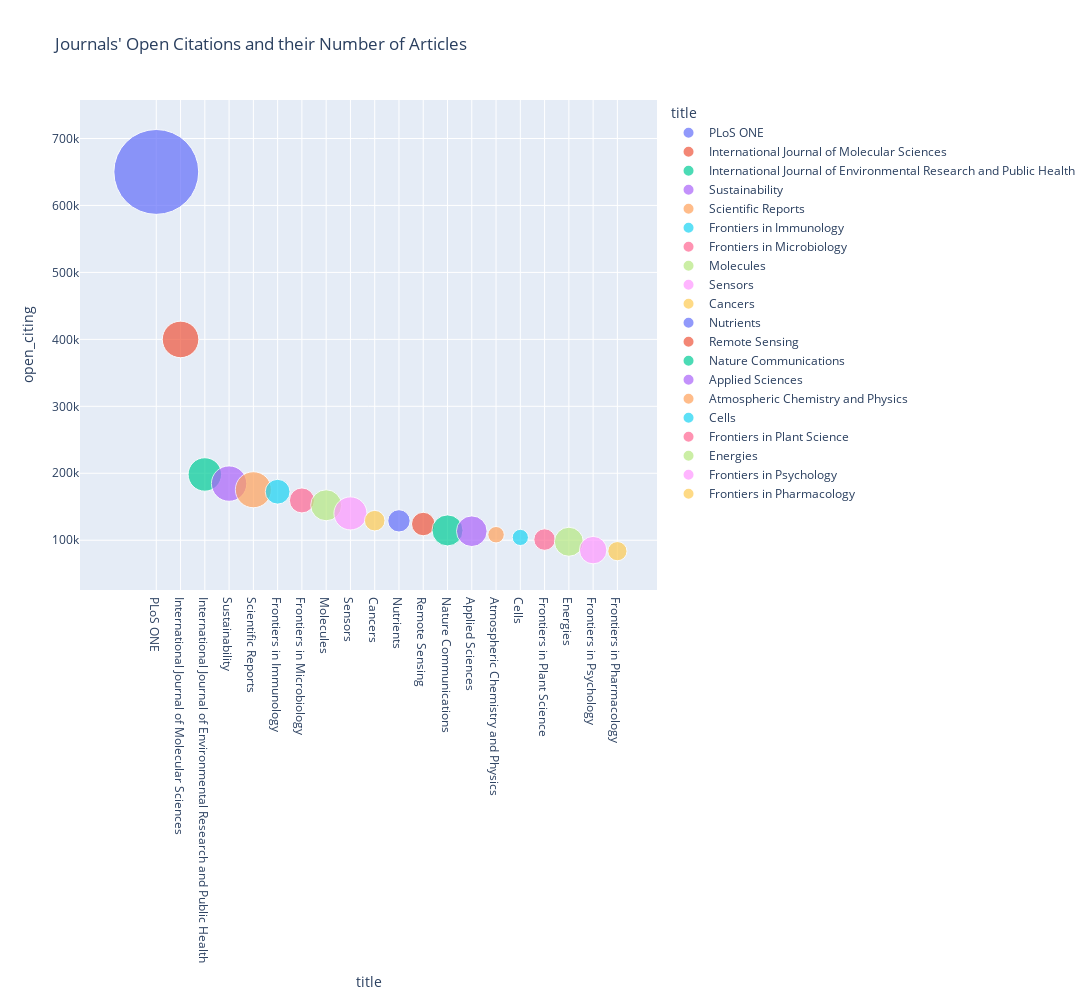

Notebook code for this chart:
### Code cell
sorted_by_open_citing_with_num_dois = px.scatter(df_sorted_by_open_citing.iloc[:20,:], x="title", y="open_citing",
                                                 size="dois", color="title", title="Journals' Open Citations and their Number of Articles",
                                                 hover_name="title", width=1200, height=1000, size_max=60)
sorted_by_open_citing_with_num_dois.show()

### Figure 1 — Plotly figure (JSON) as saved in the notebook; plotly's stock layout.template omitted (floating-point values rounded to 4 significant figures)
{"data": [{"hovertemplate": "<b>%{hovertext}</b><br><br>title=%{x}<br>open_citing=%{y}<br>dois=%{marker.size}<extra></extra>", "hovertext": ["PLoS ONE"], "legendgroup": "PLoS ONE", "marker": {"color": "#636efa", "size": [265300], "sizemode": "area", "sizeref": 73.69, "symbol": "circle"}, "mode": "markers", "name": "PLoS ONE", "orientation": "v", "showlegend": true, "type": "scatter", "x": ["PLoS ONE"], "xaxis": "x", "y": [650059], "yaxis": "y"}, {"hovertemplate": "<b>%{hovertext}</b><br><br>title=%{x}<br>open_citing=%{y}<br>dois=%{marker.size}<extra></extra>", "hovertext": ["International Journal of Molecular Sciences"], "legendgroup": "International Journal of Molecular Sciences", "marker": {"color": "#EF553B", "size": [49207], "sizemode": "area", "sizeref": 73.69, "symbol": "circle"}, "mode": "markers", "name": "International Journal of Molecular Sciences", "orientation": "v", "showlegend": true, "type": "scatter", "x": ["International Journal of Molecular Sciences"], "xaxis": "x", "y": [399889], "yaxis": "y"}, {"hovertemplate": "<b>%{hovertext}</b><br><br>title=%{x}<br>open_citing=%{y}<br>dois=%{marker.size}<extra></extra>", "hovertext": ["International Journal of Environmental Research and Public Health"], "legendgroup": "International Journal of Environmental Research and Public Health", "marker": {"color": "#00cc96", "size": [41225], "sizemode": "area", "sizeref": 73.69, "symbol": "circle"}, "mode": "markers", "name": "International Journal of Environmental Research and Public Health", "orientation": "v", "showlegend": true, "type": "scatter", "x": ["International Journal of Environmental Research and Public Health"], "xaxis": "x", "y": [198220], "yaxis": "y"}, {"hovertemplate": "<b>%{hovertext}</b><br><br>title=%{x}<br>open_citing=%{y}<br>dois=%{marker.size}<extra></extra>", "hovertext": ["Sustainability"], "legendgroup": "Sustainability", "marker": {"color": "#ab63fa", "size": [46149], "sizemode": "area", "sizeref": 73.69, "symbol": "circle"}, "mode": "markers", "name": "Sustainability", "orientation": "v", "showlegend": true, "type": "scatter", "x": ["Sustainability"], "xaxis": "x", "y": [184593], "yaxis": "y"}, {"hovertemplate": "<b>%{hovertext}</b><br><br>title=%{x}<br>open_citing=%{y}<br>dois=%{marker.size}<extra></extra>", "hovertext": ["Scientific Reports"], "legendgroup": "Scientific Reports", "marker": {"color": "#FFA15A", "size": [47840], "sizemode": "area", "sizeref": 73.69, "symbol": "circle"}, "mode": "markers", "name": "Scientific Reports", "orientation": "v", "showlegend": true, "type": "scatter", "x": ["Scientific Reports"], "xaxis": "x", "y": [175405], "yaxis": "y"}, {"hovertemplate": "<b>%{hovertext}</b><br><br>title=%{x}<br>open_citing=%{y}<br>dois=%{marker.size}<extra></extra>", "hovertext": ["Frontiers in Immunology"], "legendgroup": "Frontiers in Immunology", "marker": {"color": "#19d3f3", "size": [22630], "sizemode": "area", "sizeref": 73.69, "symbol": "circle"}, "mode": "markers", "name": "Frontiers in Immunology", "orientation": "v", "showlegend": true, "type": "scatter", "x": ["Frontiers in Immunology"], "xaxis": "x", "y": [172458], "yaxis": "y"}, {"hovertemplate": "<b>%{hovertext}</b><br><br>title=%{x}<br>open_citing=%{y}<br>dois=%{marker.size}<extra></extra>", "hovertext": ["Frontiers in Microbiology"], "legendgroup": "Frontiers in Microbiology", "marker": {"color": "#FF6692", "size": [23013], "sizemode": "area", "sizeref": 73.69, "symbol": "circle"}, "mode": "markers", "name": "Frontiers in Microbiology", "orientation": "v", "showlegend": true, "type": "scatter", "x": ["Frontiers in Microbiology"], "xaxis": "x", "y": [159413], "yaxis": "y"}, {"hovertemplate": "<b>%{hovertext}</b><br><br>title=%{x}<br>open_citing=%{y}<br>dois=%{marker.size}<extra></extra>", "hovertext": ["Molecules"], "legendgroup": "Molecules", "marker": {"color": "#B6E880", "size": [35459], "sizemode": "area", "sizeref": 73.69, "symbol": "circle"}, "mode": "markers", "name": "Molecules", "orientation": "v", "showlegend": true, "type": "scatter", "x": ["Molecules"], "xaxis": "x", "y": [152189], "yaxis": "y"}, {"hovertemplate": "<b>%{hovertext}</b><br><br>title=%{x}<br>open_citing=%{y}<br>dois=%{marker.size}<extra></extra>", "hovertext": ["Sensors"], "legendgroup": "Sensors", "marker": {"color": "#FF97FF", "size": [40259], "sizemode": "area", "sizeref": 73.69, "symbol": "circle"}, "mode": "markers", "name": "Sensors", "orientation": "v", "showlegend": true, "type": "scatter", "x": ["Sensors"], "xaxis": "x", "y": [140058], "yaxis": "y"}, {"hovertemplate": "<b>%{hovertext}</b><br><br>title=%{x}<br>open_citing=%{y}<br>dois=%{marker.size}<extra></extra>", "hovertext": ["Cancers"], "legendgroup": "Cancers", "marker": {"color": "#FECB52", "size": [15584], "sizemode": "area", "sizeref": 73.69, "symbol": "circle"}, "mode": "markers", "name": "Cancers", "orientation": "v", "showlegend": true, "type": "scatter", "x": ["Cancers"], "xaxis": "x", "y": [129221], "yaxis": "y"}, {"hovertemplate": "<b>%{hovertext}</b><br><br>title=%{x}<br>open_citing=%{y}<br>dois=%{marker.size}<extra></extra>", "hovertext": ["Nutrients"], "legendgroup": "Nutrients", "marker": {"color": "#636efa", "size": [18382], "sizemode": "area", "sizeref": 73.69, "symbol": "circle"}, "mode": "markers", "name": "Nutrients", "orientation": "v", "showlegend": true, "type": "scatter", "x": ["Nutrients"], "xaxis": "x", "y": [128924], "yaxis": "y"}, {"hovertemplate": "<b>%{hovertext}</b><br><br>title=%{x}<br>open_citing=%{y}<br>dois=%{marker.size}<extra></extra>", "hovertext": ["Remote Sensing"], "legendgroup": "Remote Sensing", "marker": {"color": "#EF553B", "size": [20303], "sizemode": "area", "sizeref": 73.69, "symbol": "circle"}, "mode": "markers", "name": "Remote Sensing", "orientation": "v", "showlegend": true, "type": "scatter", "x": ["Remote Sensing"], "xaxis": "x", "y": [124181], "yaxis": "y"}, {"hovertemplate": "<b>%{hovertext}</b><br><br>title=%{x}<br>open_citing=%{y}<br>dois=%{marker.size}<extra></extra>", "hovertext": ["Nature Communications"], "legendgroup": "Nature Communications", "marker": {"color": "#00cc96", "size": [35566], "sizemode": "area", "sizeref": 73.69, "symbol": "circle"}, "mode": "markers", "name": "Nature Communications", "orientation": "v", "showlegend": true, "type": "scatter", "x": ["Nature Communications"], "xaxis": "x", "y": [114636], "yaxis": "y"}, {"hovertemplate": "<b>%{hovertext}</b><br><br>title=%{x}<br>open_citing=%{y}<br>dois=%{marker.size}<extra></extra>", "hovertext": ["Applied Sciences"], "legendgroup": "Applied Sciences", "marker": {"color": "#ab63fa", "size": [34641], "sizemode": "area", "sizeref": 73.69, "symbol": "circle"}, "mode": "markers", "name": "Applied Sciences", "orientation": "v", "showlegend": true, "type": "scatter", "x": ["Applied Sciences"], "xaxis": "x", "y": [113443], "yaxis": "y"}, {"hovertemplate": "<b>%{hovertext}</b><br><br>title=%{x}<br>open_citing=%{y}<br>dois=%{marker.size}<extra></extra>", "hovertext": ["Atmospheric Chemistry and Physics"], "legendgroup": "Atmospheric Chemistry and Physics", "marker": {"color": "#FFA15A", "size": [10003], "sizemode": "area", "sizeref": 73.69, "symbol": "circle"}, "mode": "markers", "name": "Atmospheric Chemistry and Physics", "orientation": "v", "showlegend": true, "type": "scatter", "x": ["Atmospheric Chemistry and Physics"], "xaxis": "x", "y": [108233], "yaxis": "y"}, {"hovertemplate": "<b>%{hovertext}</b><br><br>title=%{x}<br>open_citing=%{y}<br>dois=%{marker.size}<extra></extra>", "hovertext": ["Cells"], "legendgroup": "Cells", "marker": {"color": "#19d3f3", "size": [9691], "sizemode": "area", "sizeref": 73.69, "symbol": "circle"}, "mode": "markers", "name": "Cells", "orientation": "v", "showlegend": true, "type": "scatter", "x": ["Cells"], "xaxis": "x", "y": [104168], "yaxis": "y"}, {"hovertemplate": "<b>%{hovertext}</b><br><br>title=%{x}<br>open_citing=%{y}<br>dois=%{marker.size}<extra></extra>", "hovertext": ["Frontiers in Plant Science"], "legendgroup": "Frontiers in Plant Science", "marker": {"color": "#FF6692", "size": [17111], "sizemode": "area", "sizeref": 73.69, "symbol": "circle"}, "mode": "markers", "name": "Frontiers in Plant Science", "orientation": "v", "showlegend": true, "type": "scatter", "x": ["Frontiers in Plant Science"], "xaxis": "x", "y": [100973], "yaxis": "y"}, {"hovertemplate": "<b>%{hovertext}</b><br><br>title=%{x}<br>open_citing=%{y}<br>dois=%{marker.size}<extra></extra>", "hovertext": ["Energies"], "legendgroup": "Energies", "marker": {"color": "#B6E880", "size": [31032], "sizemode": "area", "sizeref": 73.69, "symbol": "circle"}, "mode": "markers", "name": "Energies", "orientation": "v", "showlegend": true, "type": "scatter", "x": ["Energies"], "xaxis": "x", "y": [97728], "yaxis": "y"}, {"hovertemplate": "<b>%{hovertext}</b><br><br>title=%{x}<br>open_citing=%{y}<br>dois=%{marker.size}<extra></extra>", "hovertext": ["Frontiers in Psychology"], "legendgroup": "Frontiers in Psychology", "marker": {"color": "#FF97FF", "size": [27876], "sizemode": "area", "sizeref": 73.69, "symbol": "circle"}, "mode": "markers", "name": "Frontiers in Psychology", "orientation": "v", "showlegend": true, "type": "scatter", "x": ["Frontiers in Psychology"], "xaxis": "x", "y": [85214], "yaxis": "y"}, {"hovertemplate": "<b>%{hovertext}</b><br><br>title=%{x}<br>open_citing=%{y}<br>dois=%{marker.size}<extra></extra>", "hovertext": ["Frontiers in Pharmacology"], "legendgroup": "Frontiers in Pharmacology", "marker": {"color": "#FECB52", "size": [13639], "sizemode": "area", "sizeref": 73.69, "symbol": "circle"}, "mode": "markers", "name": "Frontiers in Pharmacology", "orientation": "v", "showlegend": true, "type": "scatter", "x": ["Frontiers in Pharmacology"], "xaxis": "x", "y": [83668], "yaxis": "y"}], "layout": {"height": 1000, "legend": {"itemsizing": "constant", "title": {"text": "title"}, "tracegroupgap": 0}, "title": {"text": "Journals' Open Citations and their Number of Articles"}, "width": 1200, "xaxis": {"anchor": "y", "autorange": true, "categoryarray": ["PLoS ONE", "International Journal of Molecular Sciences", "International Journal of Environmental Research and Public Health", "Sustainability", "Scientific Reports", "Frontiers in Immunology", "Frontiers in Microbiology", "Molecules", "Sensors", "Cancers", "Nutrients", "Remote Sensing", "Nature Communications", "Applied Sciences", "Atmospheric Chemistry and Physics", "Cells", "Frontiers in Plant Science", "Energies", "Frontiers in Psychology", "Frontiers in Pharmacology"], "categoryorder": "array", "domain": [0, 1], "range": [-2.889, 20.56], "title": {"text": "title"}, "type": "category"}, "yaxis": {"anchor": "x", "autorange": true, "domain": [0, 1], "range": [23100.0, 764400.0], "title": {"text": "open_citing"}, "type": "linear"}}}
